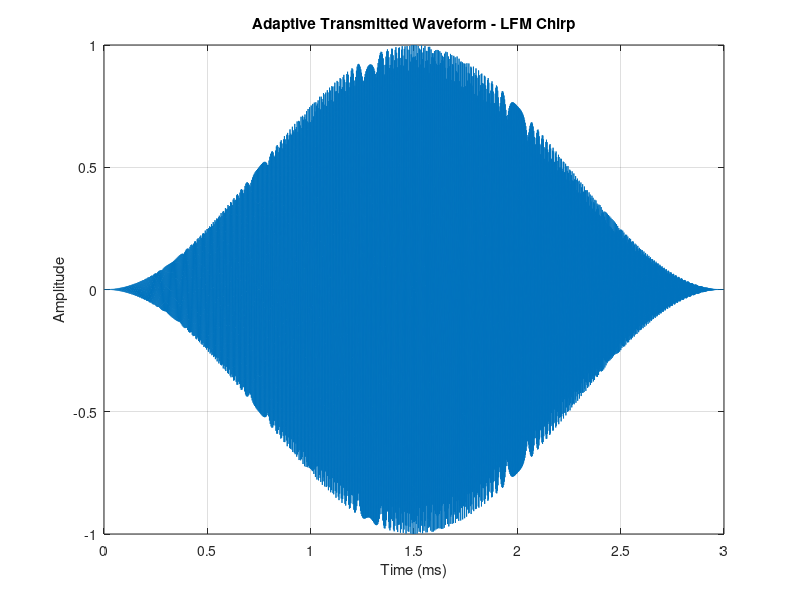
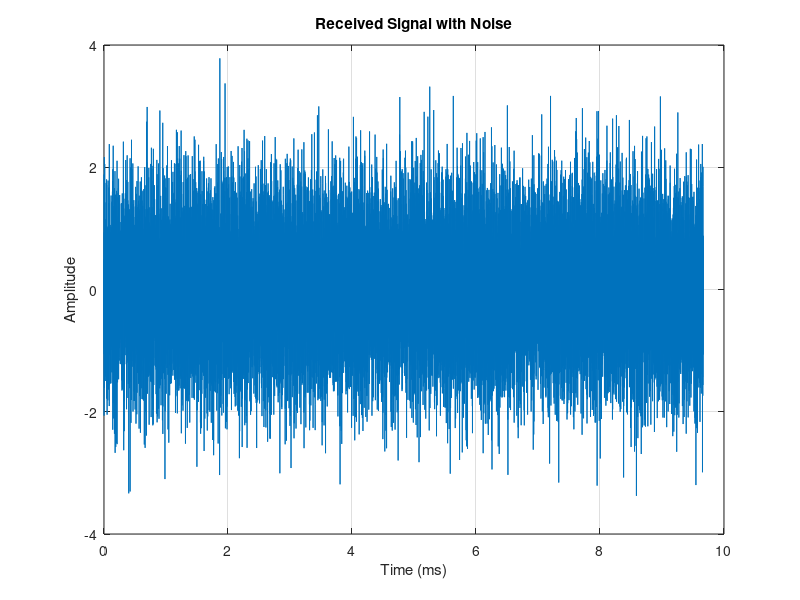
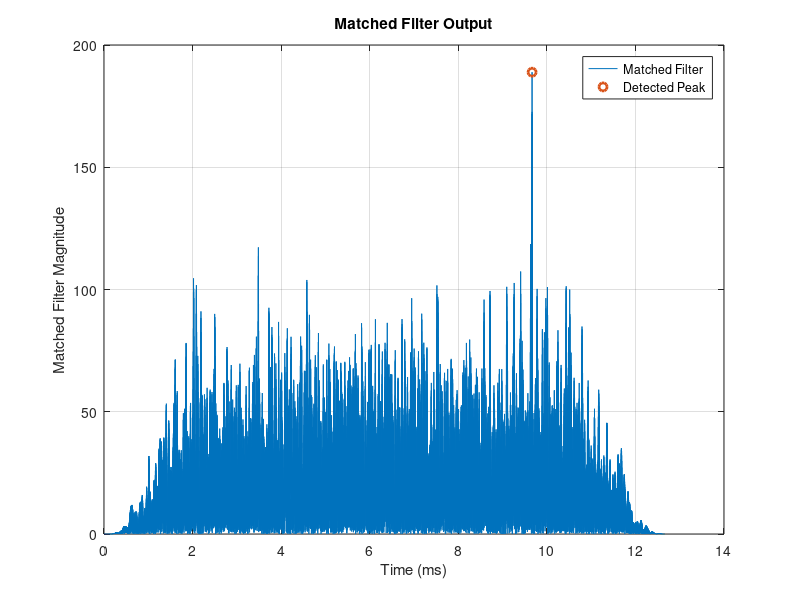

Source code (MATLAB) for these figures, in order:
%% =========================================================
% SIH 26058
% COMPLETE ADAPTIVE SONAR SYSTEM
%
% Environment
%      ↓
% Adaptive SNR Controller
%      ↓
% Waveform Generation
%      ↓
% Underwater Channel
%      ↓
% Echo + Noise
%      ↓
% Matched Filter
%      ↓
% Target Detection
% =========================================================

clear;
clc;
close all;

rng(500);

%% =========================================================
% 1. BASIC PARAMETERS
% =========================================================

Fs = 2e6;
Ts = 1/Fs;

soundSpeed = 1500;

targetRange = 5;

channelGain = 1;

%% =========================================================
% 2. ENVIRONMENT
% =========================================================

depth = 50;
turbidity = 100;
noiseLevel = -20;

%% =========================================================
% 3. RECEIVER SNR INPUT
% =========================================================

estimatedSNR = -22;

%% =========================================================
% 4. BASE TRANSMITTER PARAMETERS
% =========================================================

Fc = 300e3;
BW = 200e3;
Tp = 2e-3;
A = 1;

%% =========================================================
% 5. ADAPTIVE LIMITS
% =========================================================

Fc_min = 100e3;
Fc_max = 500e3;

BW_min = 50e3;
BW_max = 200e3;

Tp_min = 0.5e-3;
Tp_max = 5e-3;

A_min = 0.1;
A_max = 1.0;

%% =========================================================
% 6. THRESHOLDS
% =========================================================

depth_threshold = 100;

turbidity_threshold = 500;

noise_threshold = -10;

%% =========================================================
% 7. INITIAL ADAPTIVE PARAMETERS
% =========================================================

adaptiveFc = Fc;
adaptiveBW = BW;
adaptiveTp = Tp;
adaptiveAmplitude = A;
adaptiveWaveform = 1;

adaptationReason = ...
    'Normal operating condition';

%% =========================================================
% 8. ADAPTIVE CONTROLLER
% =========================================================

if estimatedSNR < -25

    adaptiveFc = 300e3;
    adaptiveBW = 200e3;
    adaptiveTp = 4e-3;
    adaptiveAmplitude = 1.0;
    adaptiveWaveform = 3;

    adaptationReason = ...
        'Very low SNR - phase-coded robust mode';

elseif estimatedSNR < -20

    adaptiveFc = 300e3;
    adaptiveBW = 200e3;
    adaptiveTp = 3e-3;
    adaptiveAmplitude = 1.0;
    adaptiveWaveform = 1;

    adaptationReason = ...
        'Low SNR - increased pulse duration';

elseif turbidity > turbidity_threshold

    adaptiveFc = 200e3;
    adaptiveBW = 100e3;
    adaptiveTp = 3e-3;
    adaptiveAmplitude = 0.8;
    adaptiveWaveform = 1;

    adaptationReason = ...
        'High turbidity';

elseif noiseLevel > noise_threshold

    adaptiveFc = 300e3;
    adaptiveBW = 200e3;
    adaptiveTp = 2e-3;
    adaptiveAmplitude = 1.0;
    adaptiveWaveform = 3;

    adaptationReason = ...
        'High environmental noise';

elseif depth > depth_threshold

    adaptiveFc = 250e3;
    adaptiveBW = 150e3;
    adaptiveTp = 3e-3;
    adaptiveAmplitude = 1.0;
    adaptiveWaveform = 2;

    adaptationReason = ...
        'Deep water';

end

%% =========================================================
% 9. APPLY LIMITS
% =========================================================

adaptiveFc = ...
    max(Fc_min,min(Fc_max,adaptiveFc));

adaptiveBW = ...
    max(BW_min,min(BW_max,adaptiveBW));

adaptiveTp = ...
    max(Tp_min,min(Tp_max,adaptiveTp));

adaptiveAmplitude = ...
    max(A_min,min(A_max,adaptiveAmplitude));

%% =========================================================
% 10. WAVEFORM NAME
% =========================================================

switch adaptiveWaveform

    case 1
        waveformName = 'LFM Chirp';

    case 2
        waveformName = 'Geometric Sweep';

    case 3
        waveformName = 'Phase-Coded Pulse';

end

%% =========================================================
% 11. GENERATE ADAPTIVE WAVEFORM
% =========================================================

N = round(adaptiveTp*Fs);

t = (0:N-1)*Ts;

switch adaptiveWaveform

    %% -----------------------------------------------------
    % LFM
    % -----------------------------------------------------

    case 1

        fStart = ...
            adaptiveFc-adaptiveBW/2;

        fStop = ...
            adaptiveFc+adaptiveBW/2;

        k = ...
            (fStop-fStart)/adaptiveTp;

        phase = ...
            2*pi*( ...
            fStart*t + ...
            0.5*k*t.^2);

        txSignal = ...
            adaptiveAmplitude*cos(phase);

    %% -----------------------------------------------------
    % GEOMETRIC SWEEP
    % -----------------------------------------------------

    case 2

        fStart = ...
            adaptiveFc-adaptiveBW/2;

        fStop = ...
            adaptiveFc+adaptiveBW/2;

        ratio = ...
            fStop/fStart;

        instFreq = ...
            fStart*ratio.^(t/adaptiveTp);

        phase = ...
            2*pi*cumtrapz(t,instFreq);

        txSignal = ...
            adaptiveAmplitude*cos(phase);

    %% -----------------------------------------------------
    % PHASE CODED
    % -----------------------------------------------------

    case 3

        phaseCode = ...
            [1 1 -1 1 -1 -1 1];

        txSignal = ...
            zeros(size(t));

        codeLength = ...
            length(phaseCode);

        samplesPerChip = ...
            floor(N/codeLength);

        for chip = 1:codeLength

            startIndex = ...
                (chip-1)*samplesPerChip+1;

            if chip == codeLength

                endIndex = N;

            else

                endIndex = ...
                    chip*samplesPerChip;

            end

            txSignal(startIndex:endIndex) = ...
                adaptiveAmplitude * ...
                phaseCode(chip) .* ...
                cos(2*pi*adaptiveFc* ...
                t(startIndex:endIndex));

        end

end

%% =========================================================
% 12. WINDOW
% =========================================================

txSignal = ...
    txSignal .* hann(N).';

%% =========================================================
% 13. UNDERWATER PROPAGATION
% =========================================================

roundTripTime = ...
    2*targetRange/soundSpeed;

delaySamples = ...
    round(roundTripTime*Fs);

receiveLength = ...
    length(txSignal)+delaySamples;

receivedSignal = ...
    zeros(1,receiveLength);

%% =========================================================
% 14. TARGET ECHO
% =========================================================

echoGain = ...
    channelGain/(1+targetRange);

echoSignal = ...
    echoGain*txSignal;

startIndex = ...
    delaySamples+1;

endIndex = ...
    startIndex+length(echoSignal)-1;

receivedSignal(startIndex:endIndex) = ...
    echoSignal;

%% =========================================================
% 15. ADD NOISE
% =========================================================

signalPower = ...
    mean(echoSignal.^2);

noisePower = ...
    signalPower/(10^(estimatedSNR/10));

noiseStd = ...
    sqrt(noisePower);

noise = ...
    noiseStd*randn(size(receivedSignal));

receivedNoisy = ...
    receivedSignal+noise;

%% =========================================================
% 16. MATCHED FILTER
% =========================================================

matchedFilter = ...
    conj(fliplr(txSignal));

matchedOutput = ...
    conv(receivedNoisy,matchedFilter);

mfMagnitude = ...
    abs(matchedOutput);

%% =========================================================
% 17. DETECT PEAK
% =========================================================

[peakValue,peakIndex] = ...
    max(mfMagnitude);

detectedDelaySamples = ...
    peakIndex-length(txSignal);

detectedDelay = ...
    detectedDelaySamples/Fs;

detectedRange = ...
    detectedDelay*soundSpeed/2;

rangeError = ...
    abs(detectedRange-targetRange);

%% =========================================================
% 18. DISPLAY SYSTEM STATUS
% =========================================================

fprintf('\n');
fprintf('============================================================\n');
fprintf('          SIH 26058 - COMPLETE ADAPTIVE SONAR\n');
fprintf('============================================================\n');

fprintf('\nENVIRONMENT\n');
fprintf('------------------------------------------------------------\n');

fprintf('Depth          : %.2f m\n',depth);
fprintf('Turbidity      : %.2f\n',turbidity);
fprintf('Noise Level    : %.2f dB\n',noiseLevel);
fprintf('Estimated SNR  : %.2f dB\n',estimatedSNR);
fprintf('Target Range   : %.2f m\n',targetRange);

fprintf('\nADAPTIVE DECISION\n');
fprintf('------------------------------------------------------------\n');

fprintf('Reason         : %s\n',adaptationReason);

fprintf('\nTRANSMITTER\n');
fprintf('------------------------------------------------------------\n');

fprintf('Waveform       : %s\n',waveformName);
fprintf('Centre Freq.   : %.2f kHz\n',adaptiveFc/1e3);
fprintf('Bandwidth      : %.2f kHz\n',adaptiveBW/1e3);
fprintf('Pulse Duration : %.2f ms\n',adaptiveTp*1e3);
fprintf('Amplitude      : %.2f\n',adaptiveAmplitude);

fprintf('\nRECEIVER / DETECTION\n');
fprintf('------------------------------------------------------------\n');

fprintf('Propagation Delay : %.3f ms\n', ...
    roundTripTime*1e3);

fprintf('Detected Delay    : %.3f ms\n', ...
    detectedDelay*1e3);

fprintf('Detected Range    : %.3f m\n', ...
    detectedRange);

fprintf('Range Error       : %.4f m\n', ...
    rangeError);

fprintf('Matched Filter Peak : %.3f\n', ...
    peakValue);

if rangeError < 0.1

    fprintf('Detection Status  : SUCCESS\n');

else

    fprintf('Detection Status  : FAILED\n');

end

fprintf('============================================================\n');

%% =========================================================
% 19. TRANSMITTED SIGNAL
% =========================================================

figure;

plot(t*1e3,txSignal);

xlabel('Time (ms)');
ylabel('Amplitude');

title(['Adaptive Transmitted Waveform - ' waveformName]);

grid on;

%% =========================================================
% 20. RECEIVED SIGNAL
% =========================================================

figure;

timeReceived = ...
    (0:length(receivedNoisy)-1)*Ts;

plot(timeReceived*1e3,receivedNoisy);

xlabel('Time (ms)');
ylabel('Amplitude');

title('Received Signal with Noise');

grid on;

%% =========================================================
% 21. MATCHED FILTER OUTPUT
% =========================================================

figure;

mfTime = ...
    (0:length(matchedOutput)-1)*Ts;

plot(mfTime*1e3,mfMagnitude);

xlabel('Time (ms)');
ylabel('Matched Filter Magnitude');

title('Matched Filter Output');

grid on;

hold on;

plot( ...
    detectedDelay*1e3+adaptiveTp*1e3, ...
    peakValue, ...
    'o', ...
    'LineWidth',2);

legend('Matched Filter','Detected Peak');

hold off;

%% =========================================================
% 22. FINAL STATUS
% =========================================================

fprintf('\n');
fprintf('============================================================\n');
fprintf('COMPLETE MATLAB ADAPTIVE SONAR TEST COMPLETE\n');
fprintf('============================================================\n');
